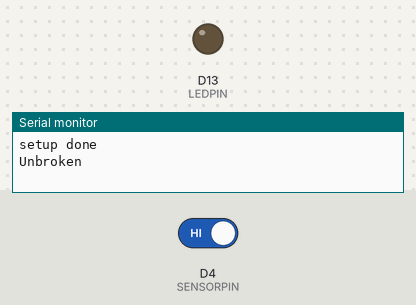
This program was run on a simulated Arduino Nano 33 IoT. On the bench: output pins drawn as LEDs (lit = HIGH), the last lines printed to the serial monitor. The test bench sets the inputs (shaded band); at power-on: D4 (SENSORPIN) HIGH. Nothing arrives over Bluetooth unless stated.

Above: at 4.2 s.
4.3 s: D4 (SENSORPIN) driven LOW
At 4.9 s:
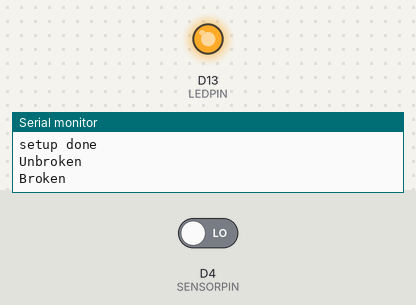
5.8 s: D4 (SENSORPIN) driven HIGH
At 6.1 s:
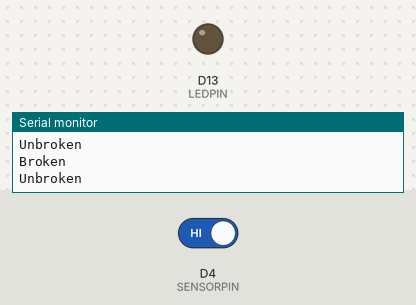
Timing chart, 0 to 8.8 s (numbered marks = the images above; inputs shaded):
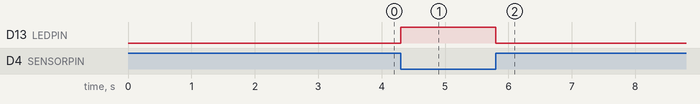

The program:

main.cpp
```cpp
#include <Arduino.h>
#include <ArduinoBLE.h>
#define LEDPIN 13
#define SENSORPIN 4 // beam sensor

// variables will change:
int  sensor_state = 0;
int  last_state   = 0;
bool scored       = false;
const char * score_uuid   = "0e86742d-9448-4816-9663-b4b7b97d8146";
const char * service_uuid = "489b94d1-b4f9-437a-953d-afc67a9eb363";

// ble characteristic & service
BLEByteCharacteristic score_char(score_uuid, BLERead | BLENotify | BLEWrite);
BLEService ble_service(service_uuid);

void SendScore() {
  score_char.writeValue(1);
}

void ResetScore() {
  score_char.writeValue(0);
}

void connected(BLEDevice central) {
  Serial.println(F("connected"));
}

void disconnected(BLEDevice central) {
  Serial.println(F("disconnected"));
}

void setup() {
  // delay start in case of error (to reflash)
  delay(3000);

  // start serial
  Serial.begin(9600);

  // setup pins
  pinMode(LEDPIN, OUTPUT);
  pinMode(SENSORPIN, INPUT);
  digitalWrite(SENSORPIN, HIGH); // turn on the pullup

  // start ble
  if (!BLE.begin()) {
    Serial.println(F("starting BLE failed!"));
    while (1);
  }

  // set ble params
  BLE.setLocalName("pop-a-shot");
  ble_service.addCharacteristic(score_char);
  BLE.addService(ble_service);
  BLE.setEventHandler(BLEConnected, connected);
  BLE.setEventHandler(BLEDisconnected, disconnected);
  score_char.setValue(0);
  BLE.setAdvertisedService(ble_service);
  BLE.advertise();

  Serial.println(F("setup done"));
}

void loop(){
  // read the state of the pushbutton value:
  BLE.poll();
  sensor_state = digitalRead(SENSORPIN);

  // set leds for visual feedback
  // beam is broken = sensor_state == LOW
  if (sensor_state == LOW) {
    // turn LED on:
    digitalWrite(LEDPIN, HIGH);
  }
  else {
    // turn LED off:
    digitalWrite(LEDPIN, LOW);
  }

  // we don't need to update each loop, just when the state changes
  if (sensor_state && !last_state) {
    Serial.println(F("Unbroken"));
    ResetScore();
  }
  if (!sensor_state && last_state) {
    Serial.println(F("Broken"));
    SendScore();
  }

  last_state = sensor_state;
}
```

Measured:
- after the input at 4.3 s, D13 (LEDPIN): LOW → HIGH at once
- after the input at 5.8 s, D13 (LEDPIN): HIGH → LOW at once
